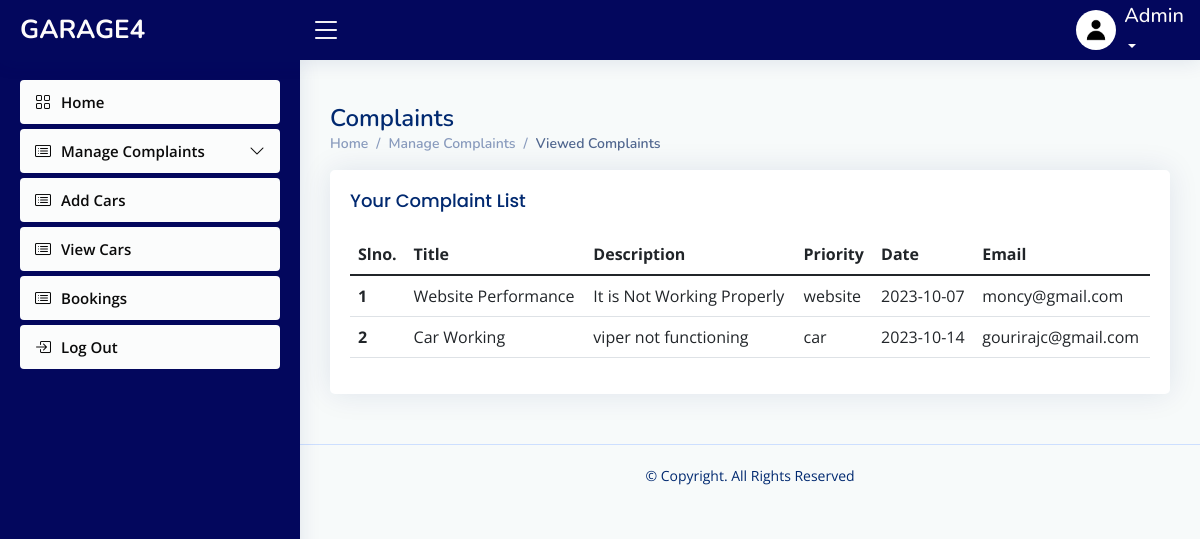
Page /admin/viewedcomplaint.php on the committed database.
### tables this page shows
CREATE TABLE `complaint` (
  `complaint_id` int(30) NOT NULL,
  `title` varchar(40) NOT NULL,
  `description` varchar(200) NOT NULL,
  `type` varchar(10) NOT NULL,
  `date` date NOT NULL,
  `email_id` varchar(50) NOT NULL,
  `reply` varchar(10) NOT NULL,
  `message` varchar(60) NOT NULL
);

### connect.php (called while the page is built, shortened)
<?php
$dbname="garage4";
$conn=mysqli_connect("localhost","root","",$dbname);
function select_data($sql)
{
  global $conn;
  $res = mysqli_query($conn, $sql);
  if ($res)
    return $res;
  else
    return False;
}
?>

### admin/viewedcomplaint.php (the view, shortened to what this page needs)
<?php
include("header.php");
?>
  <main id="main" class="main">
    <div class="pagetitle">
      <h1>Complaints</h1>
      <nav>
        <ol class="breadcrumb">
        <li class="breadcrumb-item"><a href="activeuser.php">Home</a></li>
          <li class="breadcrumb-item">Manage Complaints</a></li>
          <li class="breadcrumb-item active">Viewed Complaints</li>
        </ol>
      </nav>
    </div>
    <div class="card">
          <div class="card-body">
            <h5 class="card-title">
            Your Complaint List
            </h5>
    <section class="section dashboard">
      <div class="row">
      <section class="section">
      <div class="row">
        <div class="col-lg-12">
              <table class="table datatable">
                <thead>
                  <tr>
                    <th scope="col">Slno.</th>
                    <th scope="col">Title</th>
                    <th scope="col">Description</th>
                    <th scope="col">Priority</th>
                    <th scope="col">Date</th>
                    <th scope="col">Email</th>
                  </tr>
                </thead>
                <tbody>
                <?php
               $sql = "SELECT * FROM complaint where  reply='1' ";
                $data=select_data($sql);
                $n=1;
                while ($row = mysqli_fetch_assoc($data)) {
                  ?>
                  <tr>
                  <th scope='row'><?php echo $n++; ?></th>
                 <td><?php echo  $row['title'] ?></td>
                 <td> <?php echo $row['description'] ?></td>
                 <td><?php echo $row['type'] ?></td>
                 <td><?php echo $row['date']?></td>
                 <td> <?php echo $row['email_id']  ?></td>
                  <?php
                  }
                  ?>
                </tbody>
              </table>
            </div>
          </div>
        </div>
      </div>
  </main>

### admin/assets/css/styleeee.css (style rules this page uses)
:root { scroll-behavior: smooth; }
body { font-family: "Open Sans", sans-serif; background: #f7fafa; color: #444444; }
a { color: #4154f1; text-decoration: none; }
h1, h2, h3, h4, h5, h6 { font-family: "Nunito", sans-serif; }
#main { margin-top: 60px; padding: 20px 30px; transition: all 0.3s; }
.pagetitle { margin-bottom: 10px; }
.pagetitle h1 { font-size: 24px; margin-bottom: 0; font-weight: 600; color: #012970; }
.card { margin-bottom: 30px; border: none; border-radius: 5px; box-shadow: 0px 0 30px rgba(1, 41, 112, 0.1); }
.card-title { padding: 20px 0 15px 0; font-size: 18px; font-weight: 500; color: #012970; font-family: "Poppins", sans-serif; }
.card-body { padding: 0 20px 20px 20px; }
.breadcrumb { font-size: 14px; font-family: "Nunito", sans-serif; color: #899bbd; font-weight: 600; }
.breadcrumb a { color: #899bbd; transition: 0.3s; }
.breadcrumb .breadcrumb-item::before { color: #899bbd; }
.breadcrumb .active { color: #51678f; font-weight: 600; }
@media (min-width: 1200px) { #main, #footer { margin-left: 300px; } }
.footer { padding: 20px 0; font-size: 14px; transition: all 0.3s; border-top: 1px solid #cddfff; }
.footer .copyright { text-align: center; color: #012970; }
.footer .credits { padding-top: 5px; text-align: center; font-size: 13px; color: #012970; }

### rows in the picture
complaint: title "Website Performance", description "It is Not Working Properly", type "website", date "2023-10-07", email "moncy@gmail.com"
complaint: title "Car Working", description "viper not functioning", type "car", date "2023-10-14", email "gourirajc@gmail.com"
